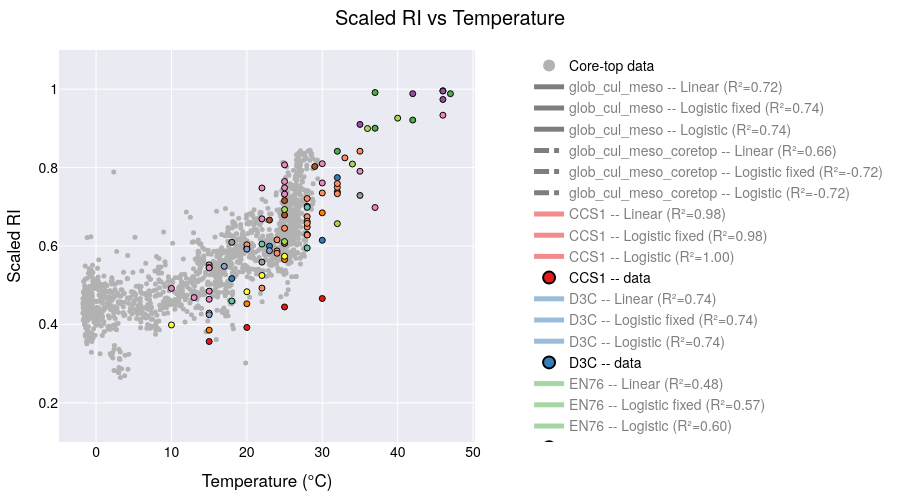

This figure's notebook cell:
### Code cell
def logistic_fixed_upper(x, x0, k, b):
    return (1-b) / (1 + np.exp(-k * (x - x0))) + b

def logistic(x, x0, k, L, b):
    return L / (1 + np.exp(-k * (x - x0))) + b

# ─── prepare sample points ────────────────────────────────────────────────────
xx = np.linspace(-4, 50, 200)

# ─── filter & group your data ──────────────────────────────────────────────────
plot_data = culture_meso_df[culture_meso_df['Temperature'] < 50]
min_count = 2
groups = [g for g, df in plot_data.groupby('Strains_edited') if len(df) >= min_count]

# ─── build the figure with one trace per strain per model ─────────────────────
fig = go.Figure()

fig.add_trace(go.Scatter(
    x=coretop_df['t_sf2tc_avg'],
    y=coretop_df['scaledRI_median'],
    mode='markers',
    marker=dict(color='rgba(178,178,178,1.000)', size=5),
    name='Core-top data',
    showlegend=True   # you can allow toggling it via legend if you like
))
core_idx = 0  # index of this core-top trace

# ─── add global fits ────────────────────────────────────────────────
X_all = plot_data['Temperature'].values.reshape(-1,1)
y_all = plot_data['scaledRI'].values

# -- Linear fit --
ols_all = LinearRegression().fit(X_all, y_all)
y_lin_all = ols_all.predict(xx.reshape(-1,1))


# -- Logistic fixed upper --
p0f = [25, 0.1, 0.1]
bf = (0, [50,1,1])
popt_f_all, _ = curve_fit(logistic_fixed_upper, plot_data['Temperature'], plot_data['scaledRI'], p0=p0f, bounds=bf)
y_logif_all = logistic_fixed_upper(xx, *popt_f_all)
r2_logif_all = 1 - np.var(plot_data['scaledRI'] - logistic_fixed_upper(plot_data['Temperature'], *popt_f_all)) / np.var(plot_data['scaledRI'])

# -- Full logistic --
p0_all = [25,0.1,0.1,0.1]
bnd_all = (0, [50,1,1,1])
popt_all, _ = curve_fit(logistic, plot_data['Temperature'], plot_data['scaledRI'], p0=p0_all, bounds=bnd_all)
y_logi_all = logistic(xx, *popt_all)
r2_logi_all = 1 - np.var(plot_data['scaledRI'] - logistic(plot_data['Temperature'], *popt_all)) / np.var(plot_data['scaledRI'])

## add global fits to figure
for model, y, r2 in [
    ("Linear", y_lin_all, ols_all.score(X_all, y_all)),
    ("Logistic fixed", y_logif_all, r2_logif_all),
    ("Logistic", y_logi_all, r2_logi_all)
]:
    fig.add_trace(go.Scatter(
        x=xx, y=y,
        mode='lines',
        name=f"glob_cul_meso -- {model} (R²={r2:.2f})",
        visible=True
    ))

### add X_all and y_all with coretop data and fit the glob_cul_meso_coretop
X_all_full = np.concatenate((coretop_df['t_sf2tc_avg'].values.reshape(-1,1), plot_data['Temperature'].values.reshape(-1,1)))
y_all_full = np.concatenate((coretop_df['scaledRI_median'].values, plot_data['scaledRI'].values))

# -- Linear fit --
ols_all_full = LinearRegression().fit(X_all_full, y_all_full)
y_lin_all_full = ols_all_full.predict(xx.reshape(-1,1))
# -- Logistic fixed upper --
p0f_full = [25, 0.1, 0.1]
bf_full = (0, [50,1,1])
popt_f_all_full, _ = curve_fit(logistic_fixed_upper, np.squeeze(X_all_full), y_all_full, p0=p0f_full, bounds=bf_full)
y_logif_all_full = logistic_fixed_upper(xx, *popt_f_all_full)
r2_logif_all_full = 1 - np.var(y_all_full - logistic_fixed_upper(X_all_full, *popt_f_all_full)) / np.var(y_all_full)
# -- Full logistic --
p0_all_full = [25,0.1,0.1,0.1]
bnd_all_full = (0, [50,1,1,1])
popt_all_full, _ = curve_fit(logistic, np.squeeze(X_all_full), y_all_full, p0=p0_all_full, bounds=bnd_all_full)
y_logi_all_full = logistic(xx, *popt_all_full)
r2_logi_all_full = 1 - np.var(y_all_full - logistic(X_all_full, *popt_all_full)) / np.var(y_all_full)
## add global fits to figure
for model, y, r2 in [
    ("Linear", y_lin_all_full, ols_all_full.score(X_all_full, y_all_full)),
    ("Logistic fixed", y_logif_all_full, r2_logif_all_full),
    ("Logistic", y_logi_all_full, r2_logi_all_full)
]:
    fig.add_trace(go.Scatter(
        x=xx, y=y,
        mode='lines',
        name=f"glob_cul_meso_coretop -- {model} (R²={r2:.2f})",
        visible=True
    ))
    
# ─── add all your strain traces ───────────────────────────
for strain in groups:
    df = plot_data[plot_data['Strains_edited'] == strain]
    X = df['Temperature'].values.reshape(-1,1)
    y = df['scaledRI'].values
    
    # -- Linear fit --
    ols = LinearRegression().fit(X, y)
    y_lin = ols.predict(xx.reshape(-1,1))
    fig.add_trace(go.Scatter(
        x=xx, y=y_lin, 
        mode='lines',
        name=f"{strain} -- Linear (R²={ols.score(X,y):.2f})",
        visible=(strain == groups[0])  # only first strain visible initially
    ))
    
    # -- Logistic fixed upper --
    p0f = [25, 0.1, 0.1]
    bf = (0, [50,1,1])
    popt_f, _ = curve_fit(logistic_fixed_upper, df['Temperature'], df['scaledRI'], p0=p0f, bounds=bf)
    y_logf = logistic_fixed_upper(xx, *popt_f)
    r2_f = 1 - np.var(df['scaledRI'] - logistic_fixed_upper(df['Temperature'], *popt_f)) / np.var(df['scaledRI'])
    fig.add_trace(go.Scatter(
        x=xx, y=y_logf,
        mode='lines',
        name=f"{strain} -- Logistic fixed (R²={r2_f:.2f})",
        visible=False
    ))
    
    # -- Full logistic --
    p0 = [25,0.1,0.1,0.1]
    bnd = (0, [50,1,1,1])
    popt, _ = curve_fit(logistic, df['Temperature'], df['scaledRI'], p0=p0, bounds=bnd)
    y_log = logistic(xx, *popt)
    r2 = 1 - np.var(df['scaledRI'] - logistic(df['Temperature'], *popt)) / np.var(df['scaledRI'])
    fig.add_trace(go.Scatter(
        x=xx, y=y_log,
        mode='lines',
        name=f"{strain} -- Logistic (R²={r2:.2f})",
        visible=False
    ))
    
    # -- Always-on scatter of raw data --
    fig.add_trace(go.Scatter(
        x=df['Temperature'], y=df['scaledRI'],
        mode='markers',
        marker=dict(size=6, line=dict(width=1, color='black')),
        name=f"{strain} -- data",
        visible=True
    ))
# build a mapping strain → color
palette1 = px.colors.qualitative.Set1
palette2 = px.colors.qualitative.Set2

# make one long list
all_colors = palette1 + palette2

# then map strains in order
strain_colors = {
    strain: all_colors[i % len(all_colors)]
    for i, strain in enumerate(groups)
}

# now loop through all traces
for trace in fig.data:
    # The “cultures + mesocosm only” global fit
    if trace.name.startswith("glob_cul_meso --"):
        trace.update(line=dict(
            color="black",   # pick any CSS name or hex code
            dash="solid",        # “solid”, “dash”, “dot”, “dashdot”, etc
            width=4              # thicker line
        ))

    # The “cultures + mesocosm + coretop” global fit
    elif trace.name.startswith("glob_cul_meso_coretop --"):
        trace.update(line=dict(
            color="black",
            dash="dashdot",
            width=3
        ))
        
    # skip the core-top (and any other truly global or background traces)
    elif trace.name == "Core-top data":
        continue

    # split off the strain name (everything before the “ – ”)
    strain = trace.name.split(" -- ")[0]

    # pick a color: if it’s one of our strains, use its palette color;
    # otherwise (e.g. “Global”) fall back to black or whatever you like
    col = strain_colors.get(strain, "black")

    # apply to both marker & line
    trace.update(
        marker=dict(color=col),
        line=dict(color=col)
    )



# Hide all line traces (fits) by default, leave markers visible
for trace in fig.data:
    if "lines" in trace.mode:
        trace.visible = "legendonly"
    else:
        trace.visible = True

# # Make “raw data” the initial visibility state:
# for tr in fig.data:
#     if tr.name == "Core-top data" or tr.name.endswith("-- data"):
#         tr.visible = True
#     else:
#         tr.visible = False
        


# reposition the model‐dropdown as a vertical nav bar on the left
fig.update_layout(

    autosize=False,     # turn off responsive “fill the container”
    width=900,          # fixed pixel width
    height=500,         # fixed pixel height
    margin=dict(l=40, r=40, t=50, b=40),

    title="Scaled RI vs Temperature",
    xaxis_title="Temperature (°C)",
    yaxis_title="Scaled RI",
    
    yaxis=dict(
        range=[0.1, 1.1],
        autorange=False    # turn off auto‐scaling
    ),

    # put the legend also on the left, so users can click each strain on/off
    legend=dict(
        traceorder="normal",
        orientation="v",
        x=1.13,      # just inside the left margin
        y=0.5,
        xanchor="left",
        yanchor="middle",
        itemsizing="constant"
    ),
    template='seaborn',
    font=dict(
        family="TeX Gyre Heros",
        size=14,
        color="black"
    ),
    
)

# lock X/Y so the units match (remove if you don’t want a 1:1 scale)
fig.update_xaxes(constrain='domain')            # keep the X‐axis from expanding

# set a default
# fig.update_layout(template="plotly_white")

fig.show()

# in your Python script / notebook:
fig.write_html(
  os.path.join(local_github_path, 'html_figures', 'scaledRI_vs_Temperature.html'),
  include_plotlyjs="cdn",   # pull Plotly.js from the CDN
  full_html=False           # only the <div>+<script>—no <html>/<body> wrapper
)

### Figure 1 — Plotly figure (JSON) as saved in the notebook; plotly's stock layout.template omitted (floating-point values rounded to 4 significant figures; data arrays with more than 128 entries replaced by an {"elided": "..."} marker saying what was removed)
{"data": [{"marker": {"color": "rgba(178,178,178,1.000)", "size": 5}, "mode": "markers", "name": "Core-top data", "showlegend": true, "type": "scatter", "visible": true, "x": {"elided": "1479 float values"}, "y": {"elided": "1479 float values"}}, {"line": {"color": "black", "dash": "solid", "width": 4}, "marker": {"color": "black"}, "mode": "lines", "name": "glob_cul_meso -- Linear (R²=0.72)", "type": "scatter", "visible": "legendonly", "x": {"elided": "200 float values"}, "y": {"elided": "200 float values"}}, {"line": {"color": "black", "dash": "solid", "width": 4}, "marker": {"color": "black"}, "mode": "lines", "name": "glob_cul_meso -- Logistic fixed (R²=0.74)", "type": "scatter", "visible": "legendonly", "x": {"elided": "200 float values"}, "y": {"elided": "200 float values"}}, {"line": {"color": "black", "dash": "solid", "width": 4}, "marker": {"color": "black"}, "mode": "lines", "name": "glob_cul_meso -- Logistic (R²=0.74)", "type": "scatter", "visible": "legendonly", "x": {"elided": "200 float values"}, "y": {"elided": "200 float values"}}, {"line": {"color": "black", "dash": "dashdot", "width": 3}, "marker": {"color": "black"}, "mode": "lines", "name": "glob_cul_meso_coretop -- Linear (R²=0.66)", "type": "scatter", "visible": "legendonly", "x": {"elided": "200 float values"}, "y": {"elided": "200 float values"}}, {"line": {"color": "black", "dash": "dashdot", "width": 3}, "marker": {"color": "black"}, "mode": "lines", "name": "glob_cul_meso_coretop -- Logistic fixed (R²=-0.72)", "type": "scatter", "visible": "legendonly", "x": {"elided": "200 float values"}, "y": {"elided": "200 float values"}}, {"line": {"color": "black", "dash": "dashdot", "width": 3}, "marker": {"color": "black"}, "mode": "lines", "name": "glob_cul_meso_coretop -- Logistic (R²=-0.72)", "type": "scatter", "visible": "legendonly", "x": {"elided": "200 float values"}, "y": {"elided": "200 float values"}}, {"line": {"color": "rgb(228,26,28)"}, "marker": {"color": "rgb(228,26,28)"}, "mode": "lines", "name": "CCS1 -- Linear (R²=0.98)", "type": "scatter", "visible": "legendonly", "x": {"elided": "200 float values"}, "y": {"elided": "200 float values"}}, {"line": {"color": "rgb(228,26,28)"}, "marker": {"color": "rgb(228,26,28)"}, "mode": "lines", "name": "CCS1 -- Logistic fixed (R²=0.98)", "type": "scatter", "visible": "legendonly", "x": {"elided": "200 float values"}, "y": {"elided": "200 float values"}}, {"line": {"color": "rgb(228,26,28)"}, "marker": {"color": "rgb(228,26,28)"}, "mode": "lines", "name": "CCS1 -- Logistic (R²=1.00)", "type": "scatter", "visible": "legendonly", "x": {"elided": "200 float values"}, "y": {"elided": "200 float values"}}, {"line": {"color": "rgb(228,26,28)"}, "marker": {"color": "rgb(228,26,28)", "line": {"color": "black", "width": 1}, "size": 6}, "mode": "markers", "name": "CCS1 -- data", "type": "scatter", "visible": true, "x": [15, 20, 25, 30], "y": [0.3564, 0.3923, 0.4445, 0.4661]}, {"line": {"color": "rgb(55,126,184)"}, "marker": {"color": "rgb(55,126,184)"}, "mode": "lines", "name": "D3C -- Linear (R²=0.74)", "type": "scatter", "visible": "legendonly", "x": {"elided": "200 float values"}, "y": {"elided": "200 float values"}}, {"line": {"color": "rgb(55,126,184)"}, "marker": {"color": "rgb(55,126,184)"}, "mode": "lines", "name": "D3C -- Logistic fixed (R²=0.74)", "type": "scatter", "visible": "legendonly", "x": {"elided": "200 float values"}, "y": {"elided": "200 float values"}}, {"line": {"color": "rgb(55,126,184)"}, "marker": {"color": "rgb(55,126,184)"}, "mode": "lines", "name": "D3C -- Logistic (R²=0.74)", "type": "scatter", "visible": "legendonly", "x": {"elided": "200 float values"}, "y": {"elided": "200 float values"}}, {"line": {"color": "rgb(55,126,184)"}, "marker": {"color": "rgb(55,126,184)", "line": {"color": "black", "width": 1}, "size": 6}, "mode": "markers", "name": "D3C -- data", "type": "scatter", "visible": true, "x": [30, 18, 23, 28, 32], "y": [0.6146, 0.517, 0.5995, 0.7015, 0.7745]}, {"line": {"color": "rgb(77,175,74)"}, "marker": {"color": "rgb(77,175,74)"}, "mode": "lines", "name": "EN76 -- Linear (R²=0.48)", "type": "scatter", "visible": "legendonly", "x": {"elided": "200 float values"}, "y": {"elided": "200 float values"}}, {"line": {"color": "rgb(77,175,74)"}, "marker": {"color": "rgb(77,175,74)"}, "mode": "lines", "name": "EN76 -- Logistic fixed (R²=0.57)", "type": "scatter", "visible": "legendonly", "x": {"elided": "200 float values"}, "y": {"elided": "200 float values"}}, {"line": {"color": "rgb(77,175,74)"}, "marker": {"color": "rgb(77,175,74)"}, "mode": "lines", "name": "EN76 -- Logistic (R²=0.60)", "type": "scatter", "visible": "legendonly", "x": {"elided": "200 float values"}, "y": {"elided": "200 float values"}}, {"line": {"color": "rgb(77,175,74)"}, "marker": {"color": "rgb(77,175,74)", "line": {"color": "black", "width": 1}, "size": 6}, "mode": "markers", "name": "EN76 -- data", "type": "scatter", "visible": true, "x": [37, 32, 37, 42, 47], "y": [0.9915, 0.8416, 0.9005, 0.9212, 0.9886]}, {"line": {"color": "rgb(152,78,163)"}, "marker": {"color": "rgb(152,78,163)"}, "mode": "lines", "name": "Ga9.2 -- Linear (R²=0.81)", "type": "scatter", "visible": "legendonly", "x": {"elided": "200 float values"}, "y": {"elided": "200 float values"}}, {"line": {"color": "rgb(152,78,163)"}, "marker": {"color": "rgb(152,78,163)"}, "mode": "lines", "name": "Ga9.2 -- Logistic fixed (R²=0.92)", "type": "scatter", "visible": "legendonly", "x": {"elided": "200 float values"}, "y": {"elided": "200 float values"}}, {"line": {"color": "rgb(152,78,163)"}, "marker": {"color": "rgb(152,78,163)"}, "mode": "lines", "name": "Ga9.2 -- Logistic (R²=0.94)", "type": "scatter", "visible": "legendonly", "x": {"elided": "200 float values"}, "y": {"elided": "200 float values"}}, {"line": {"color": "rgb(152,78,163)"}, "marker": {"color": "rgb(152,78,163)", "line": {"color": "black", "width": 1}, "size": 6}, "mode": "markers", "name": "Ga9.2 -- data", "type": "scatter", "visible": true, "x": [35, 46, 46, 42, 46], "y": [0.9102, 0.9737, 0.996, 0.9885, 0.9952]}, {"line": {"color": "rgb(255,127,0)"}, "marker": {"color": "rgb(255,127,0)"}, "mode": "lines", "name": "HCA1 -- Linear (R²=0.99)", "type": "scatter", "visible": "legendonly", "x": {"elided": "200 float values"}, "y": {"elided": "200 float values"}}, {"line": {"color": "rgb(255,127,0)"}, "marker": {"color": "rgb(255,127,0)"}, "mode": "lines", "name": "HCA1 -- Logistic fixed (R²=1.00)", "type": "scatter", "visible": "legendonly", "x": {"elided": "200 float values"}, "y": {"elided": "200 float values"}}, {"line": {"color": "rgb(255,127,0)"}, "marker": {"color": "rgb(255,127,0)"}, "mode": "lines", "name": "HCA1 -- Logistic (R²=1.00)", "type": "scatter", "visible": "legendonly", "x": {"elided": "200 float values"}, "y": {"elided": "200 float values"}}, {"line": {"color": "rgb(255,127,0)"}, "marker": {"color": "rgb(255,127,0)", "line": {"color": "black", "width": 1}, "size": 6}, "mode": "markers", "name": "HCA1 -- data", "type": "scatter", "visible": true, "x": [15, 20, 25, 30], "y": [0.3853, 0.4526, 0.5653, 0.6846]}, {"line": {"color": "rgb(255,255,51)"}, "marker": {"color": "rgb(255,255,51)"}, "mode": "lines", "name": "HCE1 -- Linear (R²=0.95)", "type": "scatter", "visible": "legendonly", "x": {"elided": "200 float values"}, "y": {"elided": "200 float values"}}, {"line": {"color": "rgb(255,255,51)"}, "marker": {"color": "rgb(255,255,51)"}, "mode": "lines", "name": "HCE1 -- Logistic fixed (R²=1.00)", "type": "scatter", "visible": "legendonly", "x": {"elided": "200 float values"}, "y": {"elided": "200 float values"}}, {"line": {"color": "rgb(255,255,51)"}, "marker": {"color": "rgb(255,255,51)"}, "mode": "lines", "name": "HCE1 -- Logistic (R²=1.00)", "type": "scatter", "visible": "legendonly", "x": {"elided": "200 float values"}, "y": {"elided": "200 float values"}}, {"line": {"color": "rgb(255,255,51)"}, "marker": {"color": "rgb(255,255,51)", "line": {"color": "black", "width": 1}, "size": 6}, "mode": "markers", "name": "HCE1 -- data", "type": "scatter", "visible": true, "x": [10, 15, 20, 22, 25], "y": [0.3986, 0.4287, 0.4833, 0.5249, 0.5738]}, {"line": {"color": "rgb(166,86,40)"}, "marker": {"color": "rgb(166,86,40)"}, "mode": "lines", "name": "MY1T -- Linear (R²=0.59)", "type": "scatter", "visible": "legendonly", "x": {"elided": "200 float values"}, "y": {"elided": "200 float values"}}, {"line": {"color": "rgb(166,86,40)"}, "marker": {"color": "rgb(166,86,40)"}, "mode": "lines", "name": "MY1T -- Logistic fixed (R²=0.61)", "type": "scatter", "visible": "legendonly", "x": {"elided": "200 float values"}, "y": {"elided": "200 float values"}}, {"line": {"color": "rgb(166,86,40)"}, "marker": {"color": "rgb(166,86,40)"}, "mode": "lines", "name": "MY1T -- Logistic (R²=0.67)", "type": "scatter", "visible": "legendonly", "x": {"elided": "200 float values"}, "y": {"elided": "200 float values"}}, {"line": {"color": "rgb(166,86,40)"}, "marker": {"color": "rgb(166,86,40)", "line": {"color": "black", "width": 1}, "size": 6}, "mode": "markers", "name": "MY1T -- data", "type": "scatter", "visible": true, "x": [25, 25, 20, 23, 25, 29, 32], "y": [0.6068, 0.6791, 0.5948, 0.6661, 0.7158, 0.8028, 0.7381]}, {"line": {"color": "rgb(247,129,191)"}, "marker": {"color": "rgb(247,129,191)"}, "mode": "lines", "name": "N4 -- Linear (R²=1.00)", "type": "scatter", "visible": "legendonly", "x": {"elided": "200 float values"}, "y": {"elided": "200 float values"}}, {"line": {"color": "rgb(247,129,191)"}, "marker": {"color": "rgb(247,129,191)"}, "mode": "lines", "name": "N4 -- Logistic fixed (R²=1.00)", "type": "scatter", "visible": "legendonly", "x": {"elided": "200 float values"}, "y": {"elided": "200 float values"}}, {"line": {"color": "rgb(247,129,191)"}, "marker": {"color": "rgb(247,129,191)"}, "mode": "lines", "name": "N4 -- Logistic (R²=1.00)", "type": "scatter", "visible": "legendonly", "x": {"elided": "200 float values"}, "y": {"elided": "200 float values"}}, {"line": {"color": "rgb(247,129,191)"}, "marker": {"color": "rgb(247,129,191)", "line": {"color": "black", "width": 1}, "size": 6}, "mode": "markers", "name": "N4 -- data", "type": "scatter", "visible": true, "x": [37, 46], "y": [0.6981, 0.9337]}, {"line": {"color": "rgb(153,153,153)"}, "marker": {"color": "rgb(153,153,153)"}, "mode": "lines", "name": "NAOA2 -- Linear (R²=0.69)", "type": "scatter", "visible": "legendonly", "x": {"elided": "200 float values"}, "y": {"elided": "200 float values"}}, {"line": {"color": "rgb(153,153,153)"}, "marker": {"color": "rgb(153,153,153)"}, "mode": "lines", "name": "NAOA2 -- Logistic fixed (R²=0.88)", "type": "scatter", "visible": "legendonly", "x": {"elided": "200 float values"}, "y": {"elided": "200 float values"}}, {"line": {"color": "rgb(153,153,153)"}, "marker": {"color": "rgb(153,153,153)"}, "mode": "lines", "name": "NAOA2 -- Logistic (R²=0.92)", "type": "scatter", "visible": "legendonly", "x": {"elided": "200 float values"}, "y": {"elided": "200 float values"}}, {"line": {"color": "rgb(153,153,153)"}, "marker": {"color": "rgb(153,153,153)", "line": {"color": "black", "width": 1}, "size": 6}, "mode": "markers", "name": "NAOA2 -- data", "type": "scatter", "visible": true, "x": [18, 22, 28, 35, 28], "y": [0.6094, 0.5589, 0.6294, 0.7289, 0.6288]}, {"line": {"color": "rgb(102,194,165)"}, "marker": {"color": "rgb(102,194,165)"}, "mode": "lines", "name": "NAOA6 -- Linear (R²=0.70)", "type": "scatter", "visible": "legendonly", "x": {"elided": "200 float values"}, "y": {"elided": "200 float values"}}, {"line": {"color": "rgb(102,194,165)"}, "marker": {"color": "rgb(102,194,165)"}, "mode": "lines", "name": "NAOA6 -- Logistic fixed (R²=0.70)", "type": "scatter", "visible": "legendonly", "x": {"elided": "200 float values"}, "y": {"elided": "200 float values"}}, {"line": {"color": "rgb(102,194,165)"}, "marker": {"color": "rgb(102,194,165)"}, "mode": "lines", "name": "NAOA6 -- Logistic (R²=0.81)", "type": "scatter", "visible": "legendonly", "x": {"elided": "200 float values"}, "y": {"elided": "200 float values"}}, {"line": {"color": "rgb(102,194,165)"}, "marker": {"color": "rgb(102,194,165)", "line": {"color": "black", "width": 1}, "size": 6}, "mode": "markers", "name": "NAOA6 -- data", "type": "scatter", "visible": true, "x": [18, 22, 28, 28], "y": [0.4598, 0.6049, 0.6988, 0.595]}, {"line": {"color": "rgb(252,141,98)"}, "marker": {"color": "rgb(252,141,98)"}, "mode": "lines", "name": "SCM1 -- Linear (R²=0.78)", "type": "scatter", "visible": "legendonly", "x": {"elided": "200 float values"}, "y": {"elided": "200 float values"}}, {"line": {"color": "rgb(252,141,98)"}, "marker": {"color": "rgb(252,141,98)"}, "mode": "lines", "name": "SCM1 -- Logistic fixed (R²=0.88)", "type": "scatter", "visible": "legendonly", "x": {"elided": "200 float values"}, "y": {"elided": "200 float values"}}, {"line": {"color": "rgb(252,141,98)"}, "marker": {"color": "rgb(252,141,98)"}, "mode": "lines", "name": "SCM1 -- Logistic (R²=0.88)", "type": "scatter", "visible": "legendonly", "x": {"elided": "200 float values"}, "y": {"elided": "200 float values"}}, {"line": {"color": "rgb(252,141,98)"}, "marker": {"color": "rgb(252,141,98)", "line": {"color": "black", "width": 1}, "size": 6}, "mode": "markers", "name": "SCM1 -- data", "type": "scatter", "visible": true, "x": [22, 25, 28, 28, 15, 20, 25, 30, 33, 35, 28, 24, 24, 24, 28, 28, 28, 32, 32, 32], "y": [0.4926, 0.6071, 0.6279, 0.6484, 0.5518, 0.6032, 0.6452, 0.7353, 0.8248, 0.8418, 0.721, 0.5875, 0.6157, 0.5815, 0.6749, 0.6629, 0.6577, 0.7496, 0.7593, 0.7333]}, {"line": {"color": "rgb(141,160,203)"}, "marker": {"color": "rgb(141,160,203)"}, "mode": "lines", "name": "SPOT1 -- Linear (R²=0.70)", "type": "scatter", "visible": "legendonly", "x": {"elided": "200 float values"}, "y": {"elided": "200 float values"}}, {"line": {"color": "rgb(141,160,203)"}, "marker": {"color": "rgb(141,160,203)"}, "mode": "lines", "name": "SPOT1 -- Logistic fixed (R²=0.71)", "type": "scatter", "visible": "legendonly", "x": {"elided": "200 float values"}, "y": {"elided": "200 float values"}}, {"line": {"color": "rgb(141,160,203)"}, "marker": {"color": "rgb(141,160,203)"}, "mode": "lines", "name": "SPOT1 -- Logistic (R²=1.00)", "type": "scatter", "visible": "legendonly", "x": {"elided": "200 float values"}, "y": {"elided": "200 float values"}}, {"line": {"color": "rgb(141,160,203)"}, "marker": {"color": "rgb(141,160,203)", "line": {"color": "black", "width": 1}, "size": 6}, "mode": "markers", "name": "SPOT1 -- data", "type": "scatter", "visible": true, "x": [15, 17, 20, 23], "y": [0.4247, 0.5481, 0.5921, 0.588]}, {"line": {"color": "rgb(231,138,195)"}, "marker": {"color": "rgb(231,138,195)"}, "mode": "lines", "name": "mesocosm - North Sea -- Linear (R²=0.84)", "type": "scatter", "visible": "legendonly", "x": {"elided": "200 float values"}, "y": {"elided": "200 float values"}}, {"line": {"color": "rgb(231,138,195)"}, "marker": {"color": "rgb(231,138,195)"}, "mode": "lines", "name": "mesocosm - North Sea -- Logistic fixed (R²=0.88)", "type": "scatter", "visible": "legendonly", "x": {"elided": "200 float values"}, "y": {"elided": "200 float values"}}, {"line": {"color": "rgb(231,138,195)"}, "marker": {"color": "rgb(231,138,195)"}, "mode": "lines", "name": "mesocosm - North Sea -- Logistic (R²=0.95)", "type": "scatter", "visible": "legendonly", "x": {"elided": "200 float values"}, "y": {"elided": "200 float values"}}, {"line": {"color": "rgb(231,138,195)"}, "marker": {"color": "rgb(231,138,195)", "line": {"color": "black", "width": 1}, "size": 6}, "mode": "markers", "name": "mesocosm - North Sea -- data", "type": "scatter", "visible": true, "x": [10, 15, 15, 22, 25, 25, 30, 35, 13, 15, 15, 22, 25, 25, 30], "y": [0.4919, 0.4848, 0.4641, 0.748, 0.7646, 0.807, 0.7608, 0.7907, 0.4685, 0.5451, 0.5441, 0.6693, 0.7485, 0.7323, 0.8099]}, {"line": {"color": "rgb(166,216,84)"}, "marker": {"color": "rgb(166,216,84)"}, "mode": "lines", "name": "mesocosm - Seychelles -- Linear (R²=0.78)", "type": "scatter", "visible": "legendonly", "x": {"elided": "200 float values"}, "y": {"elided": "200 float values"}}, {"line": {"color": "rgb(166,216,84)"}, "marker": {"color": "rgb(166,216,84)"}, "mode": "lines", "name": "mesocosm - Seychelles -- Logistic fixed (R²=0.89)", "type": "scatter", "visible": "legendonly", "x": {"elided": "200 float values"}, "y": {"elided": "200 float values"}}, {"line": {"color": "rgb(166,216,84)"}, "marker": {"color": "rgb(166,216,84)"}, "mode": "lines", "name": "mesocosm - Seychelles -- Logistic (R²=0.95)", "type": "scatter", "visible": "legendonly", "x": {"elided": "200 float values"}, "y": {"elided": "200 float values"}}, {"line": {"color": "rgb(166,216,84)"}, "marker": {"color": "rgb(166,216,84)", "line": {"color": "black", "width": 1}, "size": 6}, "mode": "markers", "name": "mesocosm - Seychelles -- data", "type": "scatter", "visible": true, "x": [25, 25, 32, 34, 36, 40], "y": [0.6113, 0.6931, 0.657, 0.809, 0.8997, 0.9262]}], "layout": {"autosize": false, "font": {"color": "black", "family": "TeX Gyre Heros", "size": 14}, "height": 500, "legend": {"itemsizing": "constant", "orientation": "v", "traceorder": "normal", "x": 1.13, "xanchor": "left", "y": 0.5, "yanchor": "middle"}, "margin": {"b": 40, "l": 40, "r": 40, "t": 50}, "title": {"text": "Scaled RI vs Temperature"}, "width": 900, "xaxis": {"constrain": "domain", "title": {"text": "Temperature (°C)"}}, "yaxis": {"autorange": false, "range": [0.1, 1.1], "title": {"text": "Scaled RI"}}}}
